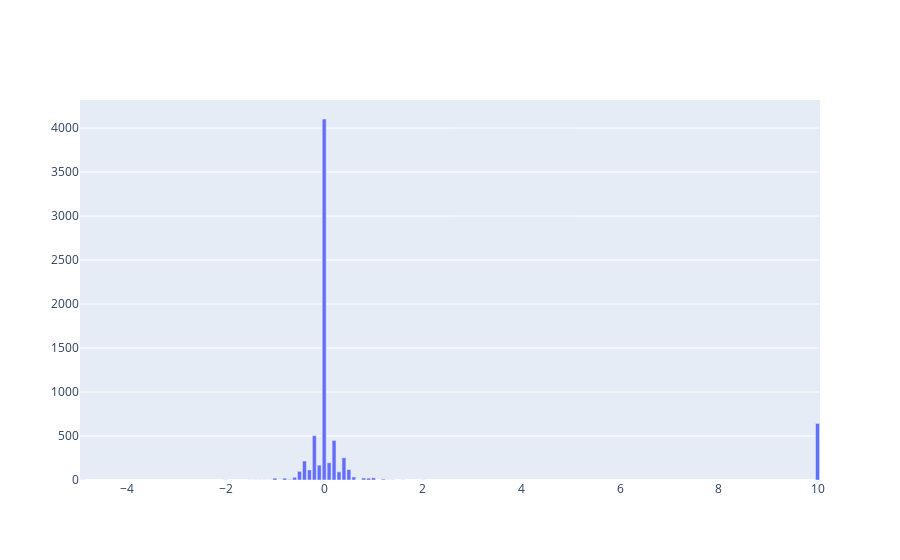

Notebook cell for this chart:
### Code cell
gen_bar_plotly_by_counter(ac)

### Figure 1 — Plotly figure (JSON) as saved in the notebook; plotly's stock layout.template omitted (floating-point values rounded to 4 significant figures)
{"data": [{"type": "bar", "x": [-4.9, 1.3, 2, -1.1, 1.6, -1.2, 0.7, -1.3, -1.4, -1.5, -0.9, -2, 1.4, -0.7, 1.2, -0.8, -1, 0.9, 0.8, 1, -0.6, 0.6, 0.3, -0.5, -0.3, 0.5, -0.1, 0.1, -0.4, 0.4, 0.2, -0.2, 10, 0], "y": [1, 1, 1, 1, 1, 1, 1, 1, 1, 1, 1, 2, 2, 6, 10, 21, 21, 21, 23, 25, 31, 34, 93, 98, 114, 119, 169, 196, 216, 253, 450, 504, 643, 4103]}], "layout": {}}
